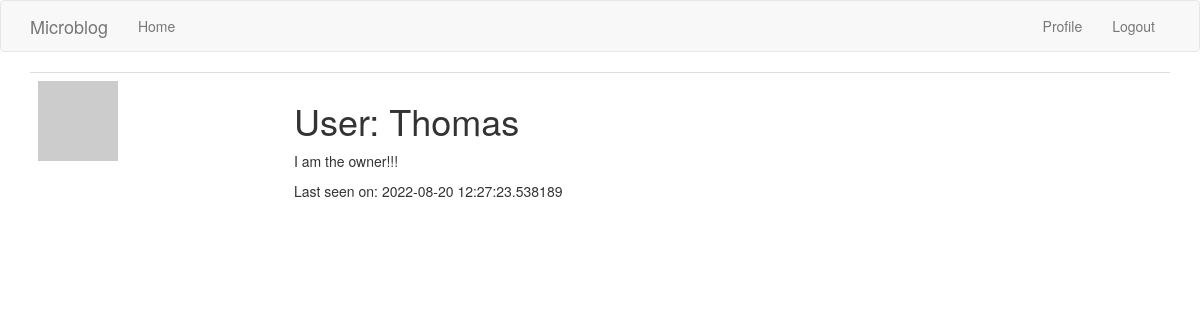
Page /user/Thomas (signed in) on the committed database.
### app/models.py (models this page shows, shortened)
class User(UserMixin, db.Model):
    id = db.Column(db.Integer, primary_key=True)
    username = db.Column(db.String(64), index=True, unique=True)
    email = db.Column(db.String(120), index=True, unique=True)
    password_hash = db.Column(db.String(128))
    admin = db.Column(db.Boolean)
    about_me = db.Column(db.String(140))
    last_seen = db.Column(db.DateTime, default=datetime.utcnow)
    def avatar(self, size):
        digest = md5(self.email.lower().encode('utf-8')).hexdigest()
        return 'https://www.gravatar.com/avatar/{}?d=identicon&s={}'.format(digest, size)

### app/routes.py (the view)
@app.route('/user/<username>')
def user(username):
    user = User.query.filter_by(username=username).first()
    return render_template('user.html', user=user)

### app/routes.py (called while the page is built)
@app.before_request
def before_request():
    if not current_user.is_anonymous:
        current_user.last_seen = datetime.utcnow()
        db.session.commit()

@login.user_loader
def load_user(user_id):
    return User.query.get(user_id)

### app/templates/user.html (shortened to what this page needs)
{% extends "base.html" %}
{% block app_content %}
    <table class="table table-hover">
        <tr>
            <td width="256px"><img src="{{ user.avatar(256) }}"></td>
            <td>
                <h1>User: {{ user.username }}</h1>
                {% if user.about_me %}<p>{{ user.about_me }}</p>{% endif %}
                {% if user.last_seen %}<p>Last seen on: {{ user.last_seen }}</p>{% endif %}
            </td>
        </tr>
    </table>
{% endblock %}

### rows in the picture
User: username "Thomas", about_me "I am the owner!!!", last_seen "2022-08-20 12:27:23.538189"
